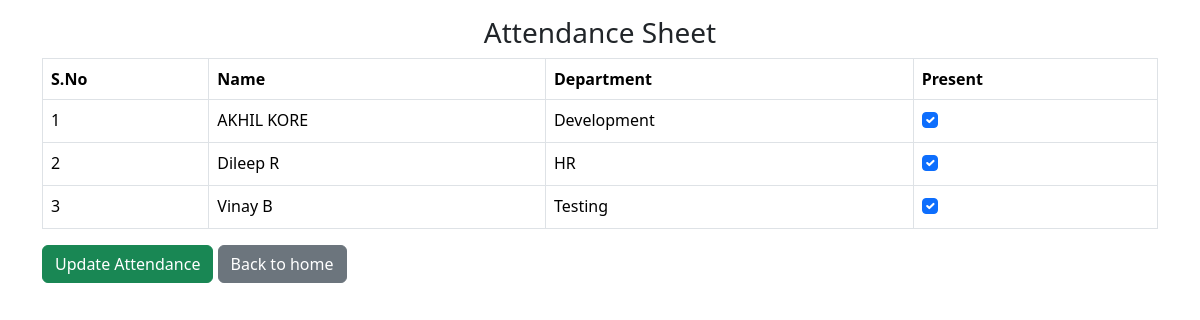
The app's page /take_attendance/ with its own data.
### myapp/models.py (models this page shows, shortened)
class Employee(models.Model):
    ch = (('Development', 'Development'), ('Testing', 'Testing'),('HR', 'HR'),)
    name = models.CharField(max_length=200)
    email = models.EmailField()
    mobile = models.CharField(max_length=20)
    department = models.CharField(max_length=200, choices=ch)
    @property
    def today_attendance(self):
        return Attendance.objects.filter(employee=self,date=timezone.now().date(),is_present=True).first()

### myapp/views.py (the view, shortened to what this page needs)
# urls.py: path('take_attendance/', take_today_attendance_view, name='take_attendance'),
def take_today_attendance_view(request):
  today_date = timezone.now().date()
  today_attendance = Attendance.objects.filter(date=today_date)
  all_employees = Employee.objects.all()
  context = {
      'all_employees': all_employees,
      'today_attendance': today_attendance
  }
  return render(request, 'take_attendance.html', context)

### myapp/templates/take_attendance.html (shortened to what this page needs)
{% extends "base.html" %}
{% load static %}
{% block body %}
<div class="container">
    <div>
        <h3 class="text-center">Attendance Sheet</h3>
    </div>
    <form action="{% url 'take_attendance' %}" method="POST">
        <table class="table table-bordered">
            <thead>
                <tr>
                    <th>S.No</th>
                    <th>Name</th>
                    <th>Department</th>
                    <th>Present</th>
                </tr>
            </thead>
            <tbody>
                {% for employee in all_employees %}
                <tr>
                    <td>{{ forloop.counter }}</td>
                    <td>{{ employee.name }}</td>
                    <td>{{ employee.department }}</td>
                    <td>
                        <div class="form-check">
                            <input class="form-check-input" type="checkbox" name="{{ employee.id }}" {% if employee.today_attendance %} checked {% endif %}>
                        </div>
                    </td>
                </tr>
                {% endfor %}
            </tbody>
        </table>
        <button class="btn btn-success" type="submit">Update Attendance</button>
        <a href="{% url 'employee' %}" class="btn btn-secondary" type="submit">Back to home</a>
    </form>
</div>
{% endblock body %}

### records on screen
Employee: name "AKHIL KORE", department "Development", id "☑"
Employee: name "Dileep R", department "HR", id "☑"
Employee: name "Vinay B", department "Testing", id "☑"
